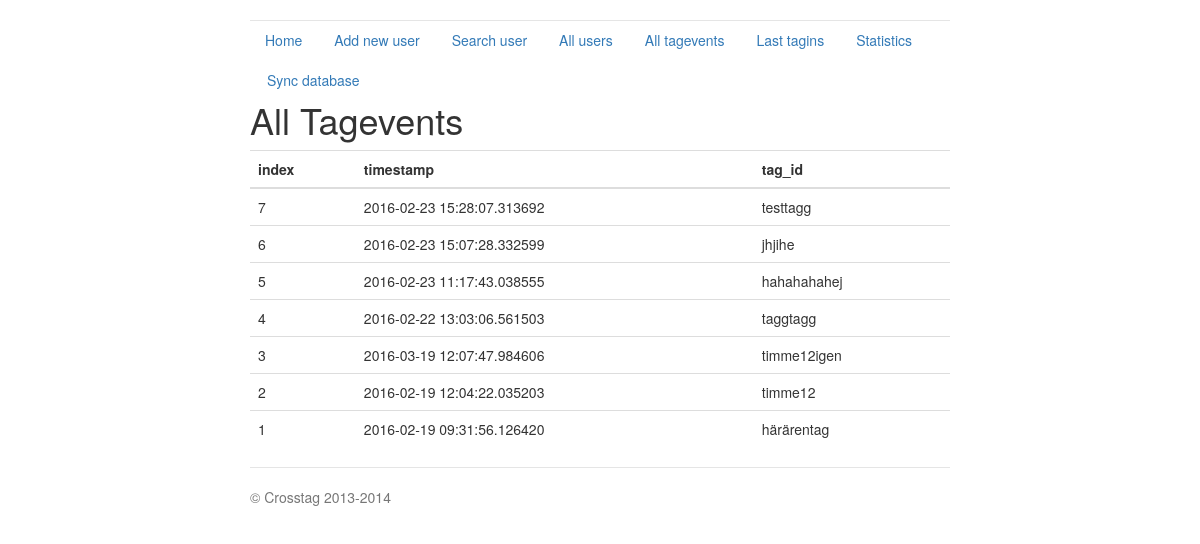
/all_tagevents, run on the app's committed database.
### crosstag_server.py (models this page shows, shortened)
class Tagevent(db.Model):
    index = db.Column(db.Integer, primary_key=True)
    tag_id = db.Column(db.Integer)
    timestamp = db.Column(db.DateTime)
    uid = db.Column(db.Integer, db.ForeignKey('user.index'))
    def dict(self):
        return {'index': self.index, 'timestamp': str(self.timestamp),
                'tag_id': self.tag_id, 'uid': self.uid}

### crosstag_server.py (the view)
@app.route('/all_tagevents', methods=['GET'])
def all_tagevents():
    ret = []
    events = Tagevent.query.all()
    for hit in events:
        js = hit.dict()
        ret.append(js)
    ret.reverse()
    return render_template('all_tagevents.html',
                           title='All Tagevents',
                           hits=ret)

### templates/all_tagevents.html (shortened to what this page needs)
{% extends "base.html" %}
{% block content %}
<h1>{{title}}</h1>
{% if hits %}
	<table class="table table-hover">
	<tbody>
		<thead>
			<tr>
				<th>index</th> <th>timestamp</th><th>tag_id</th>
			</tr>
		</thead>
				{% for hit in hits %}
				<tr>
					<td>{{hit.index}}</td> <td>{{hit.timestamp}}</td> <td>{{hit.tag_id}}</td>
				</tr>
				{% endfor %}
	</tbody>
	</table>
{% endif %}
{% endblock %}

### templates/base.html (shortened to what this page needs)
<!DOCTYPE html>
<html lang="en">
  <head>
    <link rel="stylesheet" type="text/css" href="../static/datepicker.css">
      <link href="../../static/bootstrap.css" rel="stylesheet">
    <link href="../../static/jumbotron-narrow.css" rel="stylesheet">
  </head>
  <body>
    <div class="container">
      <div class="header">
        <nav>
          <ul class="nav nav-pills pull-right">
            <li role="presentation"><a href="/index">Home</a></li>
            <li role="presentation"><a href="/add_new_user">Add new user</a></li>
            <li role="presentation"><a href="/search_user">Search user</a></li>
            <li role="presentation"><a href="/all_users">All users</a></li>
            <li role="presentation"><a href="/all_tagevents">All tagevents</a></li>
            <li role="presentation"><a href="/last_tagins">Last tagins</a></li>
            <li role="presentation"><a href="/statistics">Statistics</a></li>
            <li role="presentation"><a href="/crosstag/v1.0/fortnox/">Sync database</a></li>
          </ul>
        </nav>
      </div>
      {% block content %}{% endblock %}
      <footer class="footer">
        <p>&copy; Crosstag 2013-2014</p>
      </footer>
    </div>
  </body>
</html>

### static/jumbotron-narrow.css (style rules this page uses)
body { padding-top: 20px; padding-bottom: 20px; }
.header, .marketing, .footer { padding-right: 15px; padding-left: 15px; }
.header { border-bottom: 1px solid #e5e5e5; }
.footer { padding-top: 19px; color: #777; border-top: 1px solid #e5e5e5; }
@media (min-width: 768px) { .container { max-width: 730px; } }
@media screen and (min-width: 768px) { .header, .marketing, .footer { padding-right: 0; padding-left: 0; } }
@media screen and (min-width: 768px) { .header { margin-bottom: 30px; } }

### data on the page
Tagevent: index "7", timestamp "2016-02-23 15:28:07.313692", tag_id "testtagg"
Tagevent: index "6", timestamp "2016-02-23 15:07:28.332599", tag_id "jhjihe"
Tagevent: index "5", timestamp "2016-02-23 11:17:43.038555", tag_id "hahahahahej"
Tagevent: index "4", timestamp "2016-02-22 13:03:06.561503", tag_id "taggtagg"
Tagevent: index "3", timestamp "2016-03-19 12:07:47.984606", tag_id "timme12igen"
Tagevent: index "2", timestamp "2016-02-19 12:04:22.035203", tag_id "timme12"
Tagevent: index "1", timestamp "2016-02-19 09:31:56.126420", tag_id "härärentag"

### other printed values
{{ title }} "All Tagevents"
